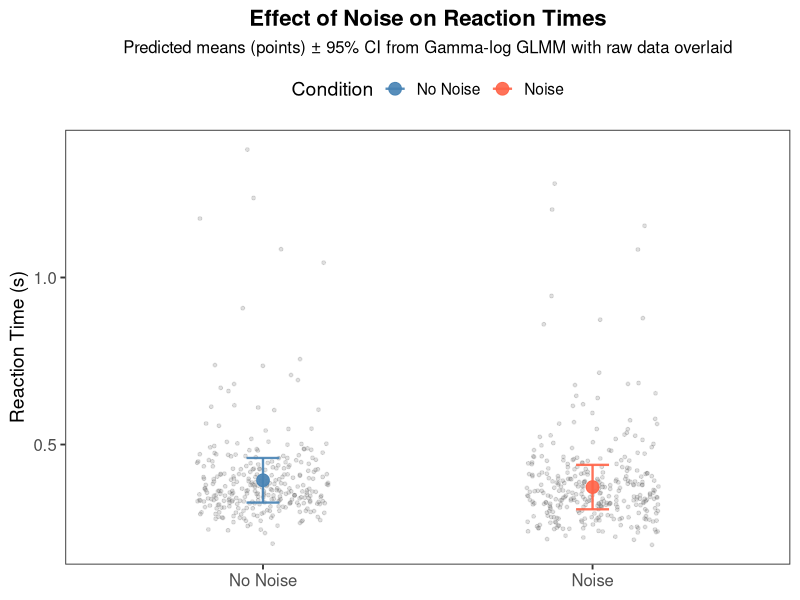
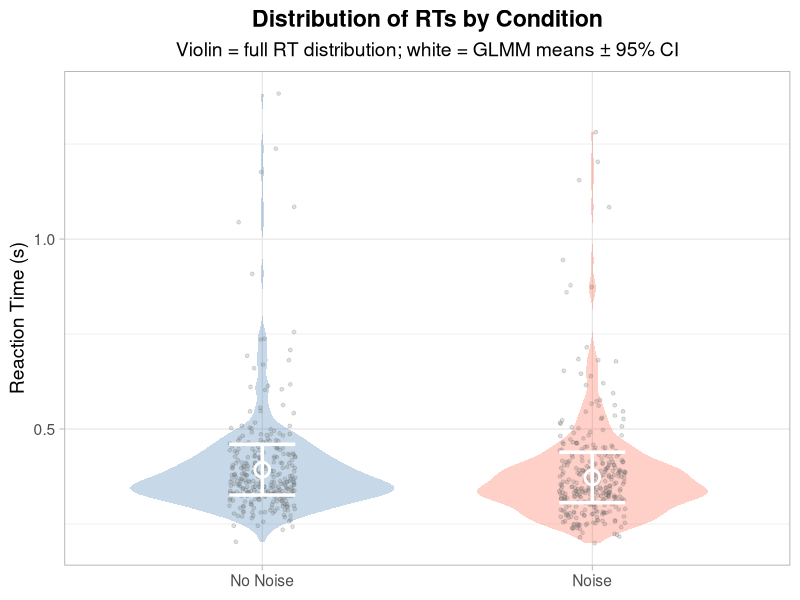

The R script that drew these images, in order:
# 🧹 Clean Environment ---------------------------------------------------
# Clear the workspace, close all plots, and reset the console
rm(list = ls())         # Remove all objects from the environment
graphics.off()          # Close any open graphics devices
cat("\014")           # Clear the console

# 1. Load required packages ---------------------------------------------
#   - tidyverse for data wrangling & ggplot
#   - lme4 for fitting GLMMs
#   - ggplot2 for custom plotting
library(tidyverse)
library(lme4)
library(ggplot2)

# Set a reproducible random seed for any jitter or simulation
set.seed(123)

# 2. Read and preprocess data ------------------------------------------
# Adjust the path to your CSV file as needed
data <- read_csv("data.csv")

# Optional: keep only trials where `response == TRUE`
data_true <- data %>%
  filter(response == TRUE)

# Ensure `with_noise` is a factor with levels FALSE (baseline) then TRUE
data <- data %>%
  mutate(with_noise = factor(with_noise, levels = c(FALSE, TRUE)))

# 3. Fit a Gamma-family GLMM with log link ----------------------------
#   - Fixed effect: noise condition
#   - Random intercept: subject ID (repeated measures)
mod <- glmer(
  reaction_time ~ with_noise + (1 | id),
  family  = Gamma(link = "log"),
  data    = data,
  control = glmerControl(optimizer = "bobyqa")  # robust optimizer
)

# Display model summary including AIC, random-effects, and fixed-effects
summary(mod)

# 4. Extract and interpret the fixed effect for `with_noiseTRUE` -------
fe <- coef(summary(mod))["with_noiseTRUE", , drop = FALSE]
print(fe)  # Estimate, Std. Error, z-value, p-value

# Back-transform the log-scale estimate to a multiplicative ratio
ratio <- exp(fixef(mod)["with_noiseTRUE"])
cat("Back-transformed ratio (noise / no-noise):", ratio, "\n")

# 5. Generate population-level predictions for plotting -----------------
# Build a new data frame for the two noise levels
newdata <- tibble(
  with_noise = factor(c(FALSE, TRUE), levels = levels(data$with_noise))
)

# Predict on the response scale (seconds) with standard errors
pred <- predict(
  mod,
  newdata = newdata,
  re.form = NA,        # exclude random effects (population-level)
  type    = "response",
  se.fit  = TRUE
)

# Append predictions and 95% CI bounds to `newdata`
newdata <- newdata %>%
  mutate(
    fit   = pred$fit,
    se    = pred$se.fit,
    lower = fit - 1.96 * se,  # Lower 95% CI
    upper = fit + 1.96 * se   # Upper 95% CI
  )

# 6. Create a publication-quality plot -------------------------------
#   - Gray jittered points for raw data
#   - Colored points & error bars for model estimates
#   - Clean theme, labeled axes, and legend on top
p <- ggplot() +
  # Raw reaction times (jittered for visibility)
  geom_jitter(
    data    = data,
    aes(x = with_noise, y = reaction_time),
    width   = 0.2,
    alpha   = 0.2,
    size    = 1,
    color   = "gray40"
  ) +
  
  # Model-predicted means colored by condition
  geom_point(
    data    = newdata,
    aes(x = with_noise, y = fit, color = with_noise),
    size    = 4,
    alpha   = 0.9
  ) +
  
  # 95% confidence intervals around predictions
  geom_errorbar(
    data    = newdata,
    aes(x = with_noise, ymin = lower, ymax = upper, color = with_noise),
    width   = 0.1,
    size    = 0.8,
    alpha   = 0.9
  ) +
  
  # Custom color palette and legend labels
  scale_color_manual(
    name   = "Condition",
    values = c("FALSE" = "steelblue", "TRUE" = "tomato"),
    labels = c("No Noise",   "Noise")
  ) +
  
  # X-axis labels and plot titles
  scale_x_discrete(labels = c("No Noise", "Noise")) +
  labs(
    x        = NULL,
    y        = "Reaction Time (s)",
    title    = "Effect of Noise on Reaction Times",
    subtitle = "Predicted means (points) ± 95% CI from Gamma-log GLMM with raw data overlaid"
  ) +
  
  # Publication-style theme adjustments
  theme_bw(base_size = 14) +
  theme(
    panel.grid.major   = element_blank(),
    panel.grid.minor   = element_blank(),
    axis.text.x        = element_text(size = 12),
    axis.text.y        = element_text(size = 12),
    legend.position    = "top",
    plot.title         = element_text(face = "bold", size = 16, hjust = 0.5),
    plot.subtitle      = element_text(size = 12, hjust = 0.5)
  )

# Print the publication-quality plot
print(p)

# 7. Violin plot: full RT distribution + model estimates -----------
# A distributional raincloud: violin of raw RTs, overlaid with GLMM means and CIs

ggplot(data, aes(x = with_noise, y = reaction_time, fill = with_noise)) +
  # 1) Violin for the full RT distribution
  geom_violin(alpha = 0.3, width = 0.8, color = NA) +
  # 2) Raw observations
  geom_jitter(width = 0.1, size = 1, alpha = 0.2, color = "gray40") +
  # 3) Model-predicted means (white circles) – no inherited mapping
  geom_point(
    data        = newdata,
    aes(x        = with_noise, y = fit),
    inherit.aes = FALSE,
    color       = "white",
    size        = 4,
    shape       = 21,
    stroke      = 1.5
  ) +
  # 4) 95% CI bars around those means – no inherited mapping
  geom_errorbar(
    data        = newdata,
    aes(x        = with_noise, ymin = lower, ymax = upper),
    inherit.aes = FALSE,
    width       = 0.2,
    size        = 1.2,
    color       = "white"
  ) +
  # 5) Scale & labels
  scale_x_discrete(labels = c("No Noise", "Noise")) +
  scale_fill_manual(values = c("steelblue", "tomato")) +
  labs(
    x        = NULL,
    y        = "Reaction Time (s)",
    title    = "Distribution of RTs by Condition",
    subtitle = "Violin = full RT distribution; white = GLMM means ± 95% CI"
  ) +
  # 6) Stylized theme
  theme_light(base_size = 14) +
  theme(
    legend.position = "none",
    plot.title      = element_text(face = "bold", hjust = 0.5),
    plot.subtitle   = element_text(hjust = 0.5)
  )
